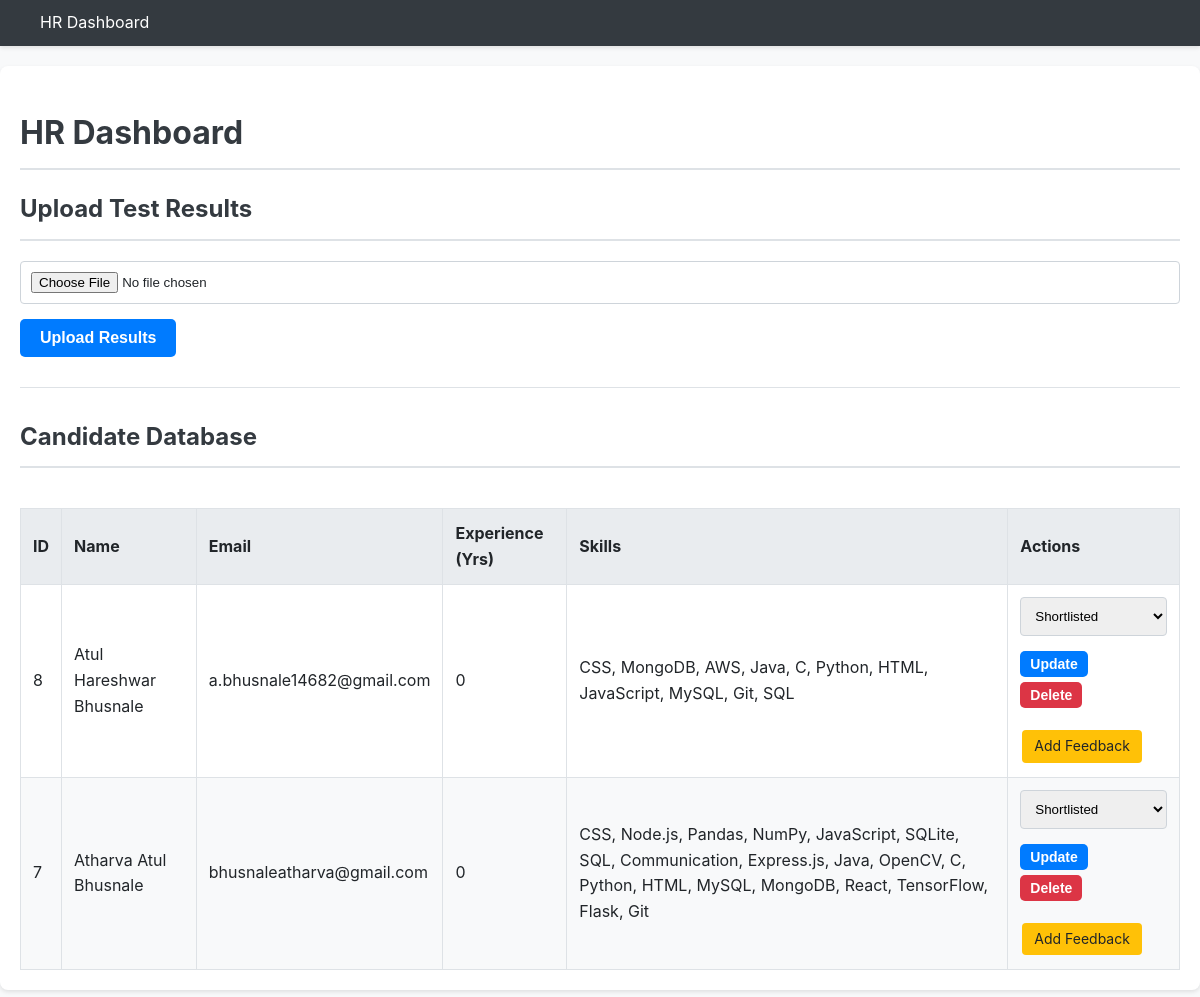
The page /candidates (signed in) on the database its author committed.
### tables this page shows
CREATE TABLE "candidates" (
	"id"	INTEGER,
	"name"	TEXT,
	"email"	TEXT UNIQUE,
	"phone"	TEXT,
	"education_qualifications"	NUMERIC,
	"total_experience_years"	NUMERIC,
	"skills"	TEXT,
	"experience_summary"	TEXT,
	"Status"	TEXT DEFAULT 'Applied',
	"aptitude_score"	INTEGER,
	"aptitude_result"	TEXT,
	PRIMARY KEY("id" AUTOINCREMENT)
);

### app.py (the view)
@app.route('/candidates')
@login_required
def show_candidates():
    conn = sqlite3.connect('ats.db')
    conn.row_factory = sqlite3.Row
    cursor = conn.cursor()
    cursor.execute("""
        SELECT c.*, i.id as interview_id
        FROM candidates c
        LEFT JOIN interviews i ON c.id = i.candidate_id
        GROUP BY c.id
        ORDER BY c.id DESC
    """)
    candidates = cursor.fetchall()
    conn.close()
    return render_template('candidates.html', candidates=candidates)

### app.py (called while the page is built)
def login_required(f):
    @wraps(f)
    def decorated_function(*args, **kwargs):
        if 'user_id' not in session:
            return redirect(url_for('login'))
        return f(*args, **kwargs)
    return decorated_function

### templates/candidates.html (shortened to what this page needs)
<!DOCTYPE html>
<html lang="en">
<head>
    <link rel="stylesheet" href="{{ url_for('static', filename='css/style.css') }}">
</head>
<body>
    <nav class="navbar">
        <a href="{{ url_for('show_candidates') }}">HR Dashboard</a>
    </nav>
    <div class="container">
        <h1>HR Dashboard</h1>
        <h2>Upload Test Results</h2>
        <form action="{{ url_for('upload_results') }}" method="post" enctype="multipart/form-data">
            <input type="file" name="results_file" accept=".csv" required>
            <button type="submit" class="btn btn-primary">Upload Results</button>
        </form>
        <hr>
        <h2>Candidate Database</h2>
        <div class="table-container">
            <table>
                <thead>
                    <tr>
                        <th>ID</th>
                        <th>Name</th>
                        <th>Email</th>
                        <th>Experience (Yrs)</th>
                        <th>Skills</th>
                        <th>Actions</th>
                    </tr>
                </thead>
                <tbody id="candidate-table-body">
                    {% for candidate in candidates %}
                    <tr data-id="{{ candidate['id'] }}">
                        <td>{{ candidate['id'] }}</td>
                        <td>{{ candidate['name'] }}</td>
                        <td>{{ candidate['email'] }}</td>
                        <td>{{ candidate['total_experience_years'] }}</td>
                        <td>{{ candidate['skills'] }}</td>
                        <td>
                            <form action="{{ url_for('update_status', candidate_id=candidate['id']) }}" method="post" style="display: inline-block; margin-bottom: 5px;">
                                <select name="status">
                                    <option value="Shortlisted" {% if candidate['status'] == 'Shortlisted' %}selected{% endif %}>Shortlisted</option>
                                </select>
                                <button type="submit" class="btn btn-primary" style="padding: 5px 10px; font-size: 14px;">Update</button>
                            </form>
                            <form action="{{ url_for('delete_candidate', candidate_id=candidate['id']) }}" method="post" style="display: inline-block;">
                                <button type="submit" class="btn btn-danger" style="padding: 5px 10px; font-size: 14px;" onclick="return confirm('Are you sure you want to delete this candidate?');">Delete</button>
                            </form>
                            <br>
                            <a href="{{ url_for('feedback_form', candidate_id=candidate['id']) }}" class="action-link feedback">Add Feedback</a>
                        </td>
                    </tr>
                    {% endfor %}
                </tbody>
            </table>
        </div>
    </div>
</body>
</html>

### static/css/style.css (style rules this page uses)
body { font-family: -apple-system, BlinkMacSystemFont, "Segoe UI", Roboto, "Helvetica Neue", Arial, sans-serif; background-color: #f8f9fa; color: #212529; margin: 0; line-height: 1.6; }
.container { max-width: 1200px; margin: 20px auto; padding: 20px; background-color: #ffffff; border-radius: 8px; box-shadow: 0 2px 4px rgba(0, 0, 0, 0.1); }
h1, h2 { color: #343a40; border-bottom: 2px solid #dee2e6; padding-bottom: 10px; margin-bottom: 20px; }
hr { border: 0; border-top: 1px solid #dee2e6; margin: 30px 0; }
.navbar { background-color: #343a40; padding: 10px 20px; box-shadow: 0 2px 4px rgba(0,0,0,0.1); }
.navbar a { color: white; text-decoration: none; padding: 10px 15px; margin: 0 5px; border-radius: 5px; transition: background-color 0.3s; }
form { margin-bottom: 20px; }
input[type="text"], input[type="email"], input[type="date"], input[type="time"], input[type="file"], select, textarea { width: 100%; padding: 10px; margin-bottom: 15px; border: 1px solid #ced4da; border-radius: 4px; box-sizing: border-box; }
.btn { display: inline-block; padding: 10px 20px; font-size: 16px; font-weight: bold; text-align: center; text-decoration: none; cursor: pointer; border-radius: 5px; border: none; transition: background-color 0.3s; }
.btn-primary { background-color: #007bff; color: white; }
.btn-danger { background-color: #dc3545; color: white; }
.table-container { overflow-x: auto; }
table { width: 100%; border-collapse: collapse; margin-top: 20px; }
th, td { border: 1px solid #dee2e6; padding: 12px; text-align: left; vertical-align: middle; }
thead th { background-color: #e9ecef; font-weight: bold; }
tbody tr:nth-child(even) { background-color: #f8f9fa; }
.action-link { display: inline-block; padding: 5px 12px; font-size: 14px; text-decoration: none; border-radius: 4px; margin: 2px; }
.action-link.feedback { background-color: #ffc107; color: #212529; }

### rows shown on the page
candidates: id "8", name "Atul Hareshwar Bhusnale", email "a.bhusnale14682@gmail.com", total_experience_years "0", skills "CSS, MongoDB, AWS, Java, C, Python, HTML, JavaScript, MySQL, Git, SQL", status "Shortlisted"
candidates: id "7", name "Atharva Atul Bhusnale", email "bhusnaleatharva@gmail.com", total_experience_years "0", skills "CSS, Node.js, Pandas, NumPy, JavaScript, SQLite, SQL, Communication, Express.js, Java, OpenCV, C, Python, HTML, MySQL, MongoDB, React, TensorFlow, Flask, Git", status "Shortlisted"
